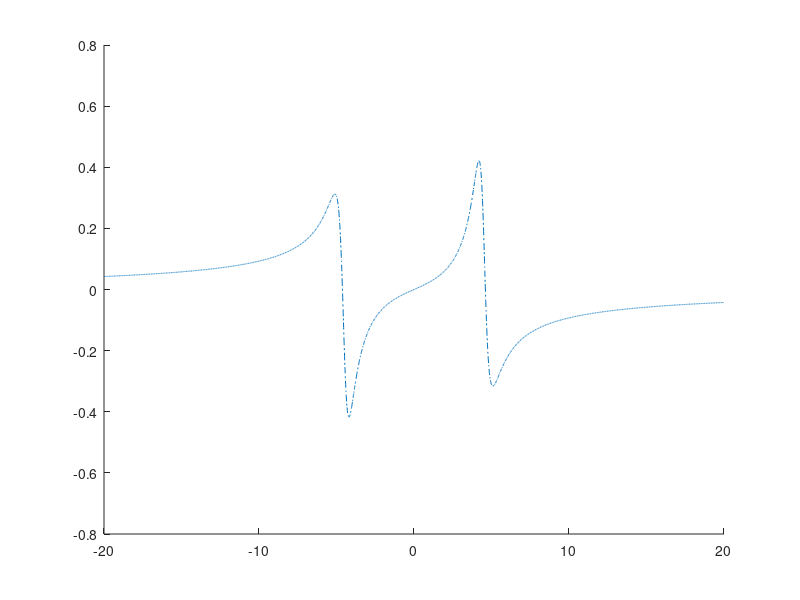

This chart was generated by the following MATLAB code: (Note: this script raises an error after producing the figure.)
clear;
close all;

deltap=-2e12:0.001e12:2e12;
deltac=1.0e9;
deltab=2.0e9;
g21=2.0e9;
g31=1.0e9;
g41=4.2e11;
K=1.4e17;
omegap=10.08e14;
omega_c=5e11;
omega_d=3e11;
omega_b=0e11;
c=3e8;

Delta1 = deltap+1i*(g21/2);
Delta2 = deltap+deltac+1i*(g31/2);
Delta3 = deltap+deltab+1i*(g41/2);

Dp = (Delta2 + 1i*g31/2).*(Delta3 + 1i*g41/2) - abs(omega_d)^2;
D = (Delta1 + 1i*g21/2).*(Delta2 + 1i*g31/2).*(Delta3 + 1i*g41/2) - ... 
    abs(omega_c)^2.*(Delta3 + 1i*g41/2) + abs(omega_d)^2.*(Delta1 + 1i*g21/2) + 2.*(omega_c).*(omega_d);
A=((2.*c.*K)./(omegap));
%l=3.90e12;
chi1=((-A.*Dp)./D);
%X=(abs(omega_c).^2)*(abs(Delta3 + 1i*g41/2).^2);
%Y=abs(omega_d)*abs(omega_c);
%chi3 =- l*chi1*((abs(Dp).^2 + X+ Y.^2)/ abs(D).^2);
plot(deltap./10.^11, real(chi1),'-.', LineWidth=2.5, DisplayName='\Omega_d=0.0', Color=[0 0 1]); % Blue
hold on;

omega_d=5e11;
Dp = (Delta2 + 1i*g31/2).*(Delta3 + 1i*g41/2) - abs(omega_d)^2;
D = (Delta1 + 1i*g21/2).*(Delta2 + 1i*g31/2).*(Delta3 + 1i*g41/2) - ...
    abs(omega_c)^2.*(Delta3 + 1i*g41/2)- abs(omega_d)^2.*(Delta1 + 1i*g21/2) + 2.*(omega_c).*(omega_d);
A=((2.*c.*K)./(omegap));
%l=3.90e12;
chi1=((-A.*Dp)./D);
%X=(abs(omega_c).^2)*(abs(Delta3 + 1i*g41/2).^2);
%Y=abs(omega_d)*abs(omega_c);
%chi3 =- l*chi1*((abs(Dp).^2 + X + Y.^2)/ abs(D).^2);
plot(deltap./10.^11, real(chi1), LineWidth=2.5, DisplayName='\Omega_d=2.0', Color=[1 0 0]); % Red
hold on;


omega_d=7e11;
Dp = (Delta2 + 1i*g31/2).*(Delta3 + 1i*g41/2) - abs(omega_d)^2;
D = (Delta1 + 1i*g21/2).*(Delta2 + 1i*g31/2).*(Delta3 + 1i*g41/2) - ...
    abs(omega_c)^2.*(Delta3 + 1i*g41/2)- abs(omega_d)^2.*(Delta1 + 1i*g21/2) + 2.*(omega_c).*(omega_d);
A=((2.*c.*K)./(omegap));
%l=3.90e12;
chi1=((-A.*Dp)./D);
%X=(abs(omega_c).^2)*(abs(Delta3 + 1i*g41/2).^2);
%Y=abs(omega_d)*abs(omega_c);
%chi3 =- l*chi1*((abs(Dp).^2 + X + Y.^2)/ abs(D).^2);
plot(deltap./10.^11, real(chi1), LineWidth=2.5, DisplayName='\Omega_d=4.0'); % Yellow
hold on;

omega_d=9e11;
Dp = (Delta2 + 1i*g31/2).*(Delta3 + 1i*g41/2) - abs(omega_d)^2;
D = (Delta1 + 1i*g21/2).*(Delta2 + 1i*g31/2).*(Delta3 + 1i*g41/2) - ...
    abs(omega_c)^2.*(Delta3 + 1i*g41/2)- abs(omega_d)^2.*(Delta1 + 1i*g21/2) + 2.*(omega_c).*(omega_d);
A=((2.*c.*K)./(omegap));
%l=3.90e12;
chi1=((-A.*Dp)./D);
%X=(abs(omega_c).^2)*(abs(Delta3 + 1i*g41/2).^2);
%Y=abs(omega_d)*abs(omega_c);
%chi3 =- l*chi1*((abs(Dp).^2 + X+ Y.^2)/ abs(D).^2);
plot(deltap./10.^11, real(chi1), '--', LineWidth=2.5, DisplayName='\Omega_d=6.0'); % Purple
hold on;

omega_d=11e11;
Dp = (Delta2 + 1i*g31/2).*(Delta3 + 1i*g41/2) - abs(omega_d)^2;
D = (Delta1 + 1i*g21/2).*(Delta2 + 1i*g31/2).*(Delta3 + 1i*g41/2) - ...
    abs(omega_c)^2.*(Delta3 + 1i*g41/2)- abs(omega_d)^2.*(Delta1 + 1i*g21/2) + 2.*(omega_c).*(omega_d);
A=((2.*c.*K)./(omegap));
l=3.90e12;
chi1=((-A.*Dp)./D);
X=(abs(omega_c).^2)*(abs(Delta3 + 1i*g41/2).^2);
Y=abs(omega_d)*abs(omega_c);
chi3 =- l*chi1*((abs(Dp).^2 + X + Y.^2)/ abs(D).^2);
plot(deltap./10.^11, real(chi1), LineWidth=2.5, DisplayName='\Omega_d=8.0', Color=[0 0.5 0]); % Green
hold on;

lgd = legend('show');
set(lgd, 'FontName', 'Garamond', 'FontSize', 24, 'FontWeight', 'bold', 'EdgeColor', ...
    'w', 'NumColumns', 2, TextColor=[0 0 0]);
legend boxon;
yticks([-0.5, -0.25, 0, 0.25, 0.5]);
set(gca, FontName='Garamond', FontSize=42, FontWeight='bold', XColor=[0 0 0], YColor=[0 0 0]);
xlabel('\Delta_p/\gamma^{\prime}_{31}', FontName='Garamond', FontSize=42, FontWeight='bold', Color=[0 0 0]);
ylabel('Re\chi^{(1)}', FontName='Garamond', FontSize=42, FontWeight='bold', Color=[0 0 0]);
%title('\Delta_p vs Re\chi^{(1)}', FontName='Garamond', FontSize=27, FontWeight='bold');
grid on;

folder_path = "C:\Users\Ryuki\Downloads\PLOTS";
file = fullfile(folder_path, 'Real_chi1_Omega_d.jpeg');
fig = gcf;
set(fig, 'Units', 'pixels');
fig.Position = [100, 100, 1280, 720];  % [left, bottom, width, height]
exportgraphics(fig, file, 'Resolution', 300);
